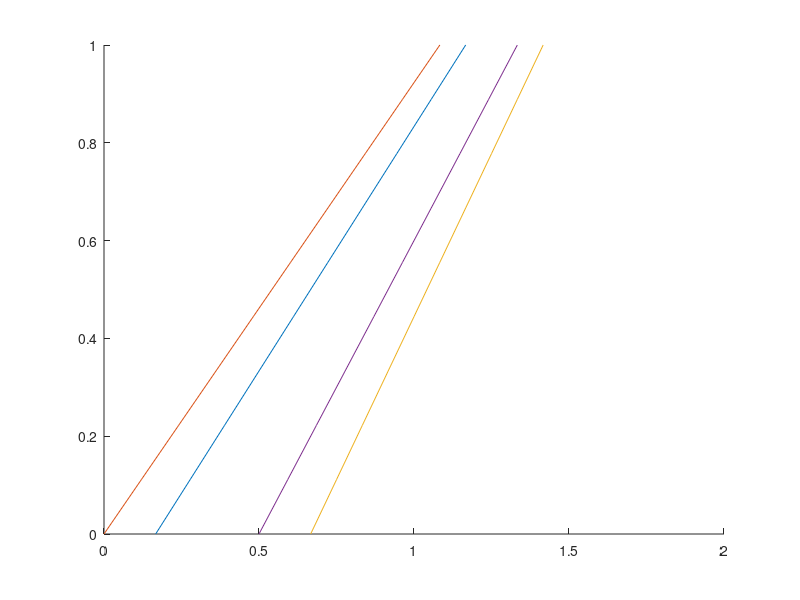

Recreate this plot in MATLAB. (Note: this script raises an error after producing the figure.)
%%%%%%%%%%%%%%%%%%%%%%%%%%%%%%%%%%%%%%%%%%%%%%%%%%%%%%%%%%%%%%%%%%%%%%%%%%%
%%%%               Vortex Lattice Method Wing Solver                   %%%%
%%%%%%%%%%%%%%%%%%%%%%%%%%%%%%%%%%%%%%%%%%%%%%%%%%%%%%%%%%%%%%%%%%%%%%%%%%%

clear
close all

%% Wing deffinition variables

NACA_perf = 2400;
AR = 4; %Aspect Ratio
sup = 1; %Surface area
estr = 0.5;
sweep = deg2rad(45);
tors = deg2rad(-4);

%% Geometry deffinition variables

Nc = 1; %Number of chordwise panels (placeholder, more than 1 WILL break this code)
Ns = 10; %Number of spanwise panels for each semiplane
Dist = 0; %0 for equidist, 1 for more vorteces toward the root, 2 for more vorteces toward the wingtips

%% Wing semiplane geometry calculations

%lets assume the center wing profile is located at x,y = 0,0

%Division of the y axis will be made as a distribution of points from said
%axis, it will NOT be done dividing any of the wing chords

%Position variables are stored for the right semiplane only

semispan = sqrt(AR/sup)/2;
cr = sup/(semispan*(1+estr)); %chord at root
ct = cr * estr; %chord at wingtip

if Dist == 0
    yw = linspace(0, semispan, Ns);
elseif Dist == 1
    yw = linspace(0, pi/2, Ns);
    yw = semispan*(1-cos(yw));
elseif Dist == 2
    yw = linspace(0, pi/2, Ns);
    yw = semispan*sen(yw);
end

xw_4 = zeros(1,Ns); %x at 1/4 chord
chord = zeros(1,Ns);


for i=1:Ns
    chord(i) = cr-(cr-ct)/semispan * yw(i);

   %Position of the 1/4 chord line of the semiplane, each airfoil is defined
   %around these points
    xw_4(i) = cr/4 + yw(i)*tan(sweep);
end


%Definition of the rest of the lattice points in the right semiplane
xw_le = xw_4 - chord/4; %x at trailing edge
xw_te = xw_4 + 3*chord/4; %x at leading edge
xw_ctrl = xw_4 +chord/2; %x at control line

x_ctrl = zeros (1, Ns-1);
y_ctrl = zeros (1, Ns-1);

%Definition of control points for induced velocity calculations
for i=1:(Ns-1)
    y_ctrl(i) = (yw(i)+yw(i+1))/2;
    x_ctrl(i) = cr/4 + y_ctrl(i)*tan(sweep) + 0.5*(cr-(cr-ct)/semispan * y_ctrl(i));
end

c_geo_mean = cr * (1+estr)/2;
c_aero_mean = 2/3 * cr * (1+estr+estr^2)/(1+estr);
y_aero_ctr = semispan * (1+2*estr)/(3*(1+estr));

x_aero_ctr = 0.25*cr;
for i=1:Ns
    x_aero_ctr = x_aero_ctr + 2*tan(sweep)/sup * chord(i)*yw(i);
end








%% Plot temporal para probar cosas

figure
hold on
plot(xw_4, yw)
plot(xw_le, yw)
plot(xw_te, yw)
plot(xw_ctrl, yw)
plot(x_ctrl,y_ctrl, LineStyle="none", Marker="o")

